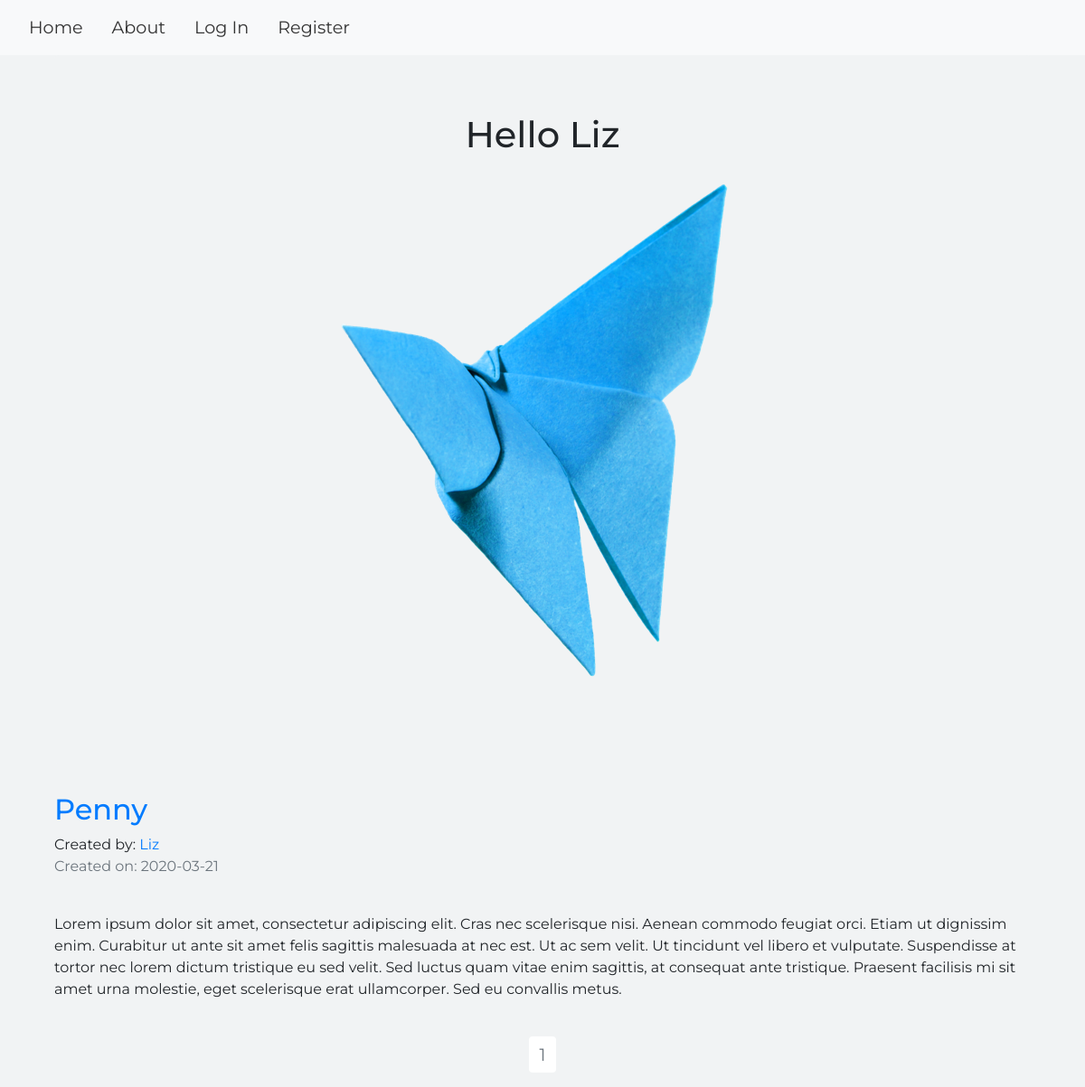
The app's page /Liz with its own data.
### oriblog/models.py (models this page shows, shortened)
class User(db.Model, UserMixin):
    __tablename__ = 'users'
    id = db.Column(db.Integer, primary_key = True)
    profile_image = db.Column(db.String(20), nullable=False, default='green.png')
    email = db.Column(db.String(64), unique=True, index=True)
    username = db.Column(db.String(64), unique=True, index=True)
    password_hash = db.Column(db.String(128))
    posts = db.relationship('BlogPost', backref='author', lazy=True)

class BlogPost(db.Model):
    users = db.relationship(User)
    id = db.Column(db.Integer, primary_key=True)
    user_id = db.Column(db.Integer, db.ForeignKey('users.id'), nullable=False)
    date = db.Column(db.DateTime, nullable=False, default=datetime.utcnow)
    title = db.Column(db.String(140), nullable=False)
    text = db.Column(db.Text, nullable=False)

### oriblog/users/views.py (the view)
@users.route("/<username>")
def user_posts(username):
    page = request.args.get('page', 1, type=int)
    user = User.query.filter_by(username=username).first_or_404()
    blog_posts = BlogPost.query.filter_by(author=user).order_by(BlogPost.date.desc()).paginate(page=page, per_page=5)
    return render_template('user_blog_posts.html', blog_posts=blog_posts, user=user)

### oriblog/templates/user_blog_posts.html (shortened to what this page needs)
{% extends "base.html" %}
{% block content %}
<div class="container">
  <div class="jumbotron">
    <div align='center'>
      <h1 >Hello {{user.username}}</h1>
      <img align='center' src="{{ url_for('static', filename='imgs/' + user.profile_image) }}">
    </div>
  </div>
{% for post in blog_posts.items %}
          <h2><a href="{{ url_for('blog_posts.blog_post', blog_post_id=post.id) }}">{{ post.title }}</a></h2>
          Created by: <a href="{{ url_for('users.user_posts', username=post.author.username) }}">{{ post.author.username }}</a>
          <p class="text-muted">Created on: {{ post.date.strftime('%Y-%m-%d') }}</p>
          <br>
            <p>{{post.text}}</p>
          <br>
{% endfor %}
</div>
<nav aria-label="Page navigation example">
  <ul class="pagination justify-content-center">
    {% for page_num in blog_posts.iter_pages(left_edge=1, right_edge=1, left_current=1, right_current=2) %}
            {% if blog_posts.page == page_num %}
              <li class="page-item disabled">
                <a class="page-link" href="{{ url_for('users.user_posts', username=user.username, page=page_num) }}">{{ page_num }}</a></li>
            {% else %}
              <li class="page-item"><a class="page-link" href="{{ url_for('users.user_posts', username=user.username, page=page_num) }}">{{ page_num }}</a></li>
            {% endif %}
    {% endfor %}
</nav>
{% endblock content %}

### oriblog/static/css/style.css (style rules this page uses)
body { background-color: #f1f3f4; font-family: "Montserrat", sans-serif; }
ul li a { font-size: 1.2em;; color: #333; border: none; text-decoration: none!important; border: none!important; outline: none!important; }
.jumbotron { background-color: #f1f3f4; }

### records on screen
User: username "Liz", profile_image (picture)
BlogPost: title "Penny", author.username "Liz", date "2020-03-21", text "Lorem ipsum dolor sit amet, consectetur adipiscing elit. Cras nec scelerisque nisi. Aenean commodo feugiat orci. Etiam ut dignissim enim. Curabitur ut ante sit amet felis sagittis malesuada at nec est. Ut ac sem velit. Ut tincidunt vel libero et vulputate. Suspendisse at tortor nec lorem dictum tristique eu sed velit. Sed luctus quam vitae enim sagittis, at consequat ante tristique. Praesent facilisis mi sit amet urna molestie, eget scelerisque erat ullamcorper. Sed eu convallis metus."

### other values on screen
{{ page_num }} "1"
